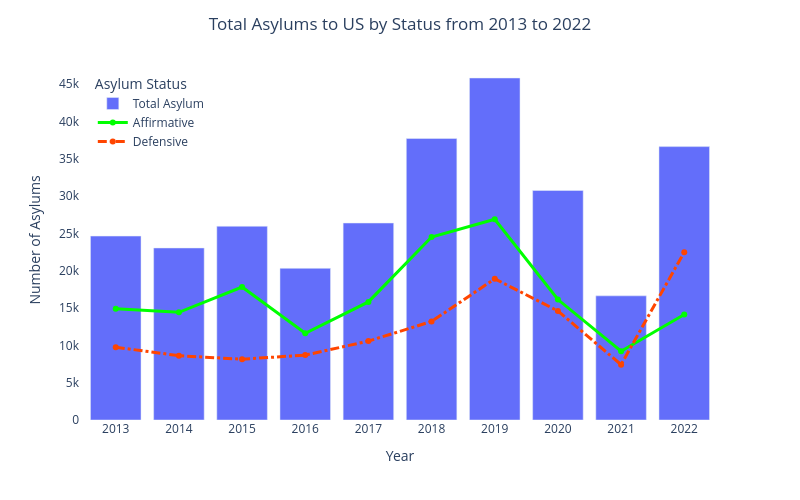

The cell this chart's notebook holds for it:
### Markdown cell above
### Total asylums to US by status (affirmative vs defensive)

### Code cell
asylum=asylum.astype(int)
fig6=px.bar(
    asylum,
    x='Year',
    y=['Total Asylum'],
    labels={'variable':'Asylum Status'}
)

#lable affirmative trend
fig6.add_trace(
    go.Scatter(
        x=asylum['Year'],
        y=asylum['Total_affirm'],
        mode='lines+markers',
        name='Affirmative',
        line=dict(color='lime',width=3),
        marker=dict(size=6)
    )
)

#lable defensive trend
fig6.add_trace(
    go.Scatter(
        x=asylum['Year'],
        y=asylum['Total_defense'],
        mode='lines+markers',
        name='Defensive',
        line=dict(color='orangered',width=3,dash='dashdot'),
        marker=dict(size=6)
    )
)
fig6.update_layout(
    title_x=0.5,
    title_text='Total Asylums to US by Status from 2013 to 2022',
    width=800, height=500,
    xaxis=dict(tickvals=list(range(2013,2023,1))),
    yaxis_title='Number of Asylums',
    legend=dict(xanchor='left',x=0.02,yanchor='top',y=0.97,orientation='v'),
    plot_bgcolor='white'
)
fig6.show()

### Figure 1 — Plotly figure (JSON) as saved in the notebook; plotly's stock layout.template omitted (floating-point values rounded to 4 significant figures)
{"data": [{"hovertemplate": "Asylum Status=Total Asylum<br>Year=%{x}<br>value=%{y}<extra></extra>", "legendgroup": "Total Asylum", "marker": {"color": "#636efa", "pattern": {"shape": ""}}, "name": "Total Asylum", "orientation": "v", "showlegend": true, "textposition": "auto", "type": "bar", "x": [2013, 2014, 2015, 2016, 2017, 2018, 2019, 2020, 2021, 2022], "xaxis": "x", "y": [24631, 23038, 25946, 20311, 26382, 37702, 45805, 30736, 16628, 36615], "yaxis": "y"}, {"line": {"color": "lime", "width": 3}, "marker": {"size": 6}, "mode": "lines+markers", "name": "Affirmative", "type": "scatter", "x": [2013, 2014, 2015, 2016, 2017, 2018, 2019, 2020, 2021, 2022], "y": [14886, 14424, 17807, 11616, 15817, 24504, 26893, 16132, 9212, 14134]}, {"line": {"color": "orangered", "dash": "dashdot", "width": 3}, "marker": {"size": 6}, "mode": "lines+markers", "name": "Defensive", "type": "scatter", "x": [2013, 2014, 2015, 2016, 2017, 2018, 2019, 2020, 2021, 2022], "y": [9745, 8614, 8139, 8695, 10565, 13198, 18912, 14604, 7416, 22481]}], "layout": {"barmode": "relative", "height": 500, "legend": {"orientation": "v", "title": {"text": "Asylum Status"}, "tracegroupgap": 0, "x": 0.02, "xanchor": "left", "y": 0.97, "yanchor": "top"}, "margin": {"t": 60}, "plot_bgcolor": "white", "title": {"text": "Total Asylums to US by Status from 2013 to 2022", "x": 0.5}, "width": 800, "xaxis": {"anchor": "y", "domain": [0, 1], "tickvals": [2013, 2014, 2015, 2016, 2017, 2018, 2019, 2020, 2021, 2022], "title": {"text": "Year"}}, "yaxis": {"anchor": "x", "domain": [0, 1], "title": {"text": "Number of Asylums"}}}}
